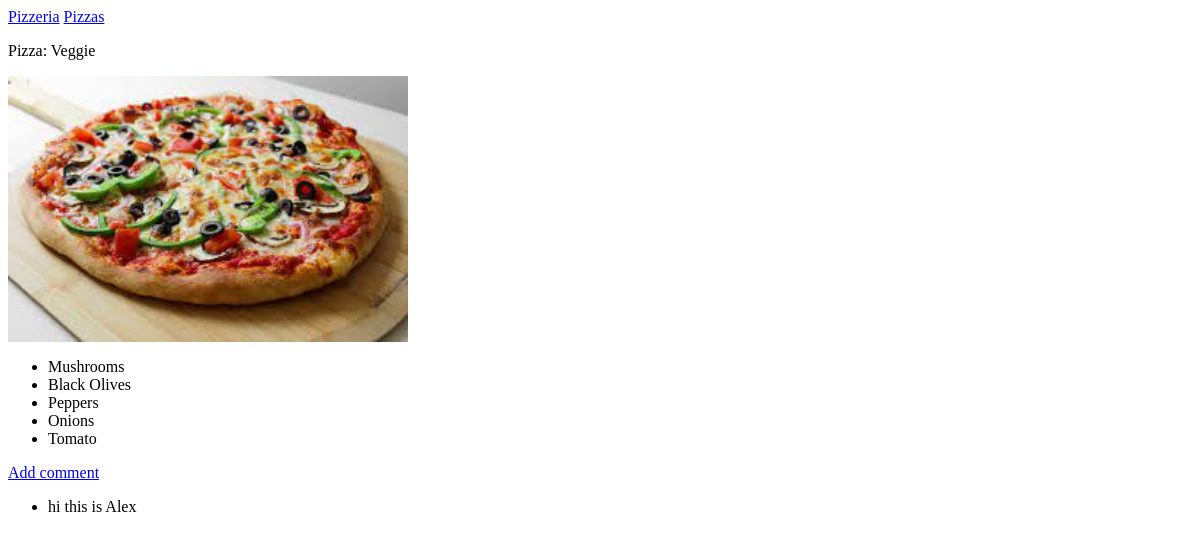
The app's page /pizza_options/5/, older data.
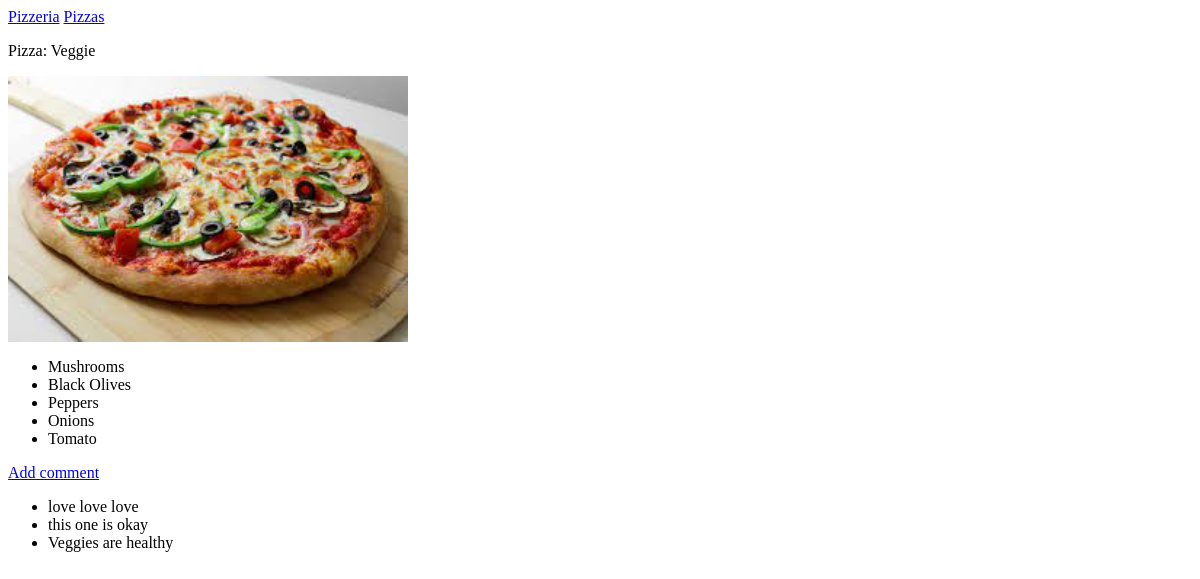
The same page, newer data.
### pizzas/models.py (models this page shows, shortened)
class Topping(models.Model):
    pizza = models.ForeignKey(Pizza, on_delete=models.CASCADE)
    topping_name = models.CharField(max_length=200)

class Comment(models.Model):
    pizza = models.ForeignKey(Pizza, on_delete=models.CASCADE)
    comment = models.TextField(max_length=200)
    def __str__(self):
        return self.comment

### pizzas/views.py (the view)
# urls.py: path('pizza_options/<int:pizza_id>/',views.pizza, name ='pizza'),
def pizza(request,pizza_id):
    pizza = Pizza.objects.get(id=pizza_id)
    toppings = Topping.objects.filter(pizza=pizza)
    comment = pizza.comment_set.all()
    context = {'pizza':pizza, 'toppings':toppings, 'comment':comment}
    return render(request, 'pizzas/pizza.html', context)

### pizzas/models.py (called while the page is built)
    def __str__(self):
        return self.pizza_name

### pizzas/templates/pizzas/pizza.html
{% extends "pizzas/base.html" %}
{% block content %}
<p> Pizza: {{ pizza }} </p>
<div>
     <img src="{{ pizza.image.url }}" width = 400 height=auto/>
</div>
<ul>
     {% for t in toppings %}
     <li> {{ t.topping_name }} </li>
     {% empty %}
     <li> There are no toppings for this pizza </li>
     {% endfor %}
</ul>
<a href="{% url 'pizzas:comments' pizza.id %}">Add comment</a>
<ul>
     {% for c in comment %}
     <li> {{ c }}</li>
     {% empty %}
     <li>No comments have been added.</li>
     {% endfor %}
</ul>
{% endblock content %}

Row changes from the older to the newer data that the page shows:
changed Comment: comment "hi this is Alex" → "love love love"
added Comment: comment "this one is okay"
added Comment: comment "Veggies are healthy"
